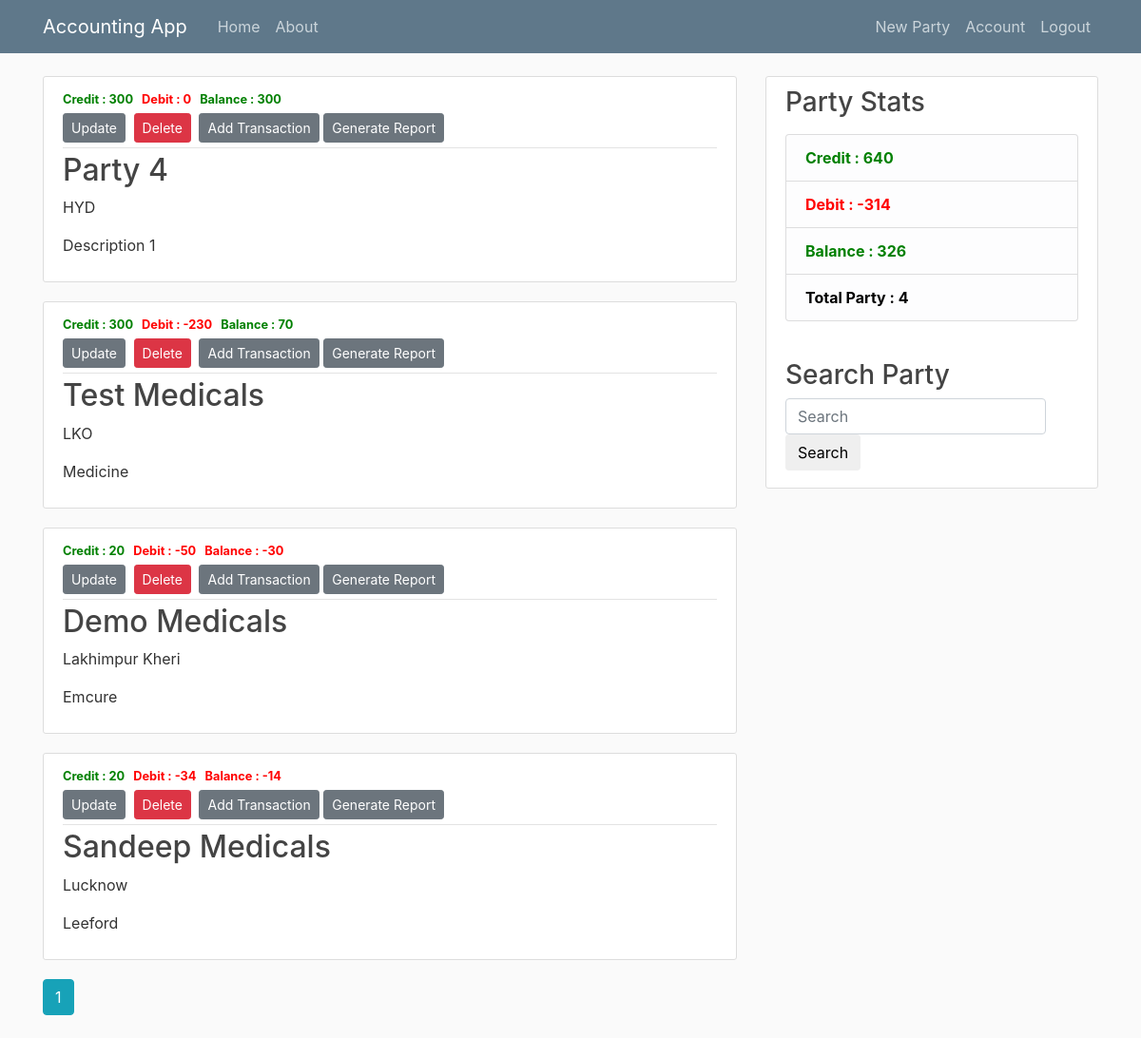
Screenshot of /home (signed in) with the database file from the repository.
### partyAccounting/models.py (models this page shows, shortened)
class UserParty(db.Model):
    id = db.Column(db.Integer, primary_key=True)
    partyname = db.Column(db.String(100), nullable=False)
    partymob = db.Column(db.Integer,nullable=False)
    partyadddate = db.Column(db.DateTime, nullable=False, default=datetime.utcnow)
    partydesc = db.Column(db.Text, nullable=False)
    partyaddress = db.Column(db.Text, nullable=False)
    user_id = db.Column(db.Integer, db.ForeignKey('user.id'), nullable=False)

### partyAccounting/main/routes.py (the view, shortened to what this page needs)
@main.route("/")
@main.route("/home")
def home():
	all_cred_debt_dic = {}
	all_cred_debt_dic_all = {}
	query = request.args.get('query')
	page = request.args.get('page', 1, type=int)
	if current_user.is_authenticated:
		user = User.query.filter_by(username=current_user.username).first_or_404()
		if query:
			userparty = UserParty.query.filter(UserParty.creator==user, UserParty.partyname.contains(query))\
			.order_by(UserParty.partyadddate.desc())\
			.paginate(page=page, per_page=5)
		else:
			userparty = UserParty.query.filter_by(creator=user)\
			.order_by(UserParty.partyadddate.desc())\
			.paginate(page=page, per_page=5)
		userparty_for_txn = UserParty.query.filter_by(user_id=user.id).all()
		all_cred_debt_dic = calculate_debt_cred_bal(userparty_for_txn)
		all_cred_debt_dic_all = calculate_debt_cred_bal_all(userparty_for_txn, user)
		no_of_party = len(userparty_for_txn)
		userflag = 1
	return render_template('home.html', userparty=userparty, all_cred_debt_dic=all_cred_debt_dic, all_cred_debt_dic_all=all_cred_debt_dic_all, user=user, no_of_party=no_of_party, userflag=userflag)

### partyAccounting/models.py (called while the page is built)
@login_manager.user_loader
def load_user(user_id):
    return User.query.get(int(user_id))

### partyAccounting/templates/home.html (shortened to what this page needs)
{% extends "layout.html" %}
  {% block content %}
    {% if userflag==1: %}
      {% for party in userparty.items %}
          <article class="media content-section">
            <div class="media-body">
              <div class="article-metadata">
                <small class="credit" >Credit : {{ all_cred_debt_dic[party.id]['tcredit'] }}</small>&nbsp;
                <small class="debit" >Debit : {{ 0-all_cred_debt_dic[party.id]['tdebit'] }}</small>&nbsp;
                {% if all_cred_debt_dic[party.id]['tbalance'] > 0 %}
                  <small class="credit">Balance : {{ all_cred_debt_dic[party.id]['tbalance'] }}</small>
                {% else %}
                  <small class="debit">Balance : {{ all_cred_debt_dic[party.id]['tbalance'] }}</small>
                {% endif %}
                <div>
                  <a class="btn btn-secondary btn-sm mt-1 mb-1" href="{{ url_for('userparties.update_userparty', userparty_id=party.id) }}">Update</a>
                  <button type="button" class="btn btn-danger btn-sm m-1" data-toggle="modal" data-target="#deleteModal">Delete</button>
                  <a class="btn btn-secondary btn-sm mt-1 mb-1" href="{{ url_for('usertransactions.new_userpartytransaction', userparty_id=party.id) }}">Add Transaction</a>
                  <a class="btn btn-secondary btn-sm mt-1 mb-1" href="{{ url_for('transactionreports.report_userpartytransactionreport', userparty_id=party.id) }}">Generate Report</a>
                </div>
              </div>
              <h2><a class="article-title" href="{{ url_for('userparties.userparty', userparty_id=party.id) }}">{{ party.partyname }}</a></h2>
              <p class="article-content">{{ party.partyaddress }}</p>
              <p class="article-content">{{ party.partydesc }}</p>
            </div>
          </article>
      {% endfor %}
      {% for page_num in userparty.iter_pages(left_edge=1, right_edge=1, left_current=1, right_current=2) %}
        {% if page_num %}
          {% if userparty.page == page_num %}
            <a class="btn btn-info mb-4" href="{{ url_for('main.home', page=page_num) }}">{{ page_num }}</a>
          {% else %}
            <a class="btn btn-outline-info mb-4" href="{{ url_for('main.home', page=page_num) }}">{{ page_num }}</a>
          {% endif %}
        {% else %}
          ...
        {% endif %}
      {% endfor %}
    {% else %}
      <section class="hero">
      </section>
    {% endif %}
  {% endblock content %}
  {% block sidebarcontent %}
    {% if userflag==1: %}
      <h3>Party Stats</h3>
        <p class='text-muted'>
          <ul class="list-group">
            <li class="list-group-item list-group-item-light" style="color: green; font-weight: bold;"> Credit : {{ all_cred_debt_dic_all[user.id]['tcredit'] }}</li>
            <li class="list-group-item list-group-item-light" style="color: red; font-weight: bold;">Debit : {{ 0-all_cred_debt_dic_all[user.id]['tdebit'] }}</li>
            {% if all_cred_debt_dic_all[user.id]['tbalance'] > 0: %}
              <li class="list-group-item list-group-item-light" style="color: green; font-weight: bold;">Balance : {{ all_cred_debt_dic_all[user.id]['tbalance'] }}</li>
            {% else %}
              <li class="list-group-item list-group-item-light" style="color: red; font-weight: bold;">Balance : {{ all_cred_debt_dic_all[user.id]['tbalance'] }}</li>
            {% endif %}
            <li class="list-group-item list-group-item-light" style="color: black; font-weight: bold;">Total Party : {{ no_of_party }}</li>
          </ul>
        </p>
        <br>
      <h3>Search Party</h3>
        <form class="form-inline my-2 my-leg-0" method="GET">
          <input class="form-control mr-sm-2" type="search" placeholder="Search" name="query">
          <button class="btn btn-online-success my-2 my-sm-0" type="submit">Search</button>
        </form>
    {% endif %}
  {% endblock sidebarcontent %}

### partyAccounting/templates/layout.html (shortened to what this page needs)
<!DOCTYPE html>
<html>
<head>
    <link rel="stylesheet" href="https://maxcdn.bootstrapcdn.com/bootstrap/4.0.0/css/bootstrap.min.css">
    <link rel="stylesheet" type="text/css" href="https://netdna.bootstrapcdn.com/font-awesome/4.1.0/css/font-awesome.min.css">
    <link rel="stylesheet" type="text/css" href="{{ url_for('static', filename='main.css') }}">
</head>
<body>
    <header class="site-header">
      <nav class="navbar navbar-expand-md navbar-dark bg-steel fixed-top">
        <div class="container">
          <a class="navbar-brand mr-4" href="/">Accounting App</a>
          <div class="collapse navbar-collapse" id="navbarToggle">
            <div class="navbar-nav mr-auto">
              <a class="nav-item nav-link" href="{{ url_for('main.home') }}">Home</a>
              <a class="nav-item nav-link" href="{{ url_for('main.about') }}">About</a>
            </div>
            <div class="navbar-nav">
              {% if current_user.is_authenticated %}
                <a class="nav-item nav-link" href="{{ url_for('userparties.new_userparty') }}">New Party</a>
                <a class="nav-item nav-link" href="{{ url_for('users.account') }}">Account</a>
                <a class="nav-item nav-link" href="{{ url_for('users.logout') }}">Logout</a>
              {% else %}
                <a class="nav-item nav-link" href="{{ url_for('users.login') }}">Login</a>
                <a class="nav-item nav-link" href="{{ url_for('users.register') }}">Register</a>
              {% endif %}
            </div>
          </div>
        </div>
      </nav>
    </header>
    <main role="main" class="container">
      <div class="row">
        <div class="col-md-8">
          {% block content %}{% endblock %}
        </div>
        <div class="col-md-4">
          <div class="content-section">
            {% block sidebarcontent %}{% endblock %}
          </div>
        </div>
      </div>
    </main>
</body>
</html>

### partyAccounting/static/main.css (style rules this page uses)
body { background: #fafafa; color: #333333; margin-top: 5rem; }
h1, h2, h3, h4, h5, h6 { color: #444444; }
.bg-steel { background-color: #5f788a; }
.site-header .navbar-nav .nav-link { color: #cbd5db; }
.content-section { background: #ffffff; padding: 10px 20px; border: 1px solid #dddddd; border-radius: 3px; margin-bottom: 20px; }
.article-title { color: #444444; }
.article-content { white-space: pre-line; }
.article-metadata { padding-bottom: 1px; margin-bottom: 4px; border-bottom: 1px solid #e3e3e3 }
.credit { color: green; font-weight: bold; }
.debit { color: red; font-weight: bold; }

### rows the page displays
UserParty: all_cred_debt_dic "300", id "0", partyname "Party 4", partyaddress "HYD", partydesc "Description 1"
UserParty: all_cred_debt_dic "300", id "-230", all_cred_debt_dic "70", partyname "Test Medicals", partyaddress "LKO", partydesc "Medicine"
UserParty: all_cred_debt_dic "20", id "-50", all_cred_debt_dic "-30", partyname "Demo Medicals", partyaddress "Lakhimpur Kheri", partydesc "Emcure"
UserParty: all_cred_debt_dic "20", id "-34", all_cred_debt_dic "-14", partyname "Sandeep Medicals", partyaddress "Lucknow", partydesc "Leeford"

### other values shown
{{ page_num }} "1"
{{ all_cred_debt_dic_all[user.id]['tcredit'] }} "640"
{{ 0-all_cred_debt_dic_all[user.id]['tdebit'] }} "-314"
{{ all_cred_debt_dic_all[user.id]['tbalance'] }} "326"
{{ no_of_party }} "4"
